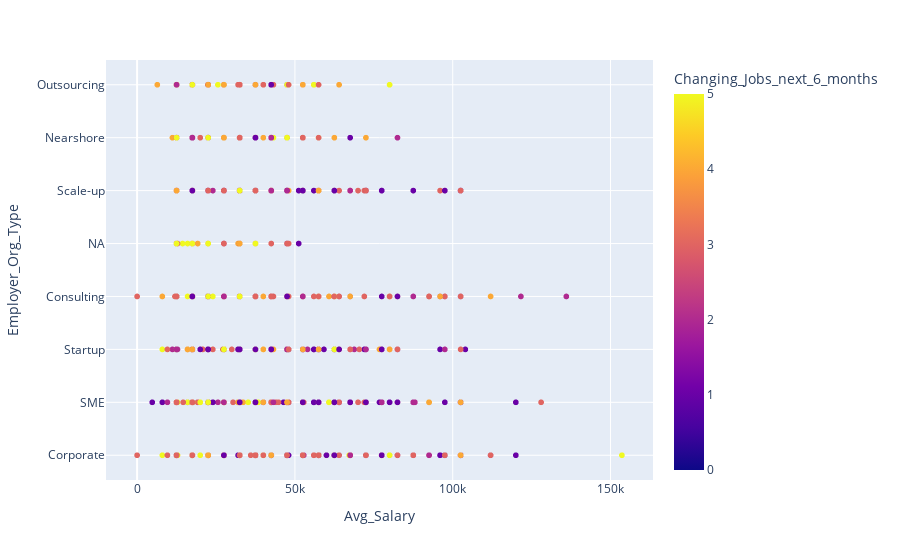

Notebook code for this chart:
### Code cell
fig_1=px.scatter(df,
                 x="Avg_Salary", 
                 y="Employer_Org_Type",
                 #facet_row="Employer_Size",
                 color="Changing_Jobs_next_6_months", 
                 category_orders={"Employer_Size":["Less than 10 employees",
                                                   "10 - 19 employees",
                                                   "20 - 99 employees",
                                                   "100 - 499 employees",
                                                   "500 - 999 employees",
                                                   "1000 - 4.999 employees",
                                                   "More than 5.000 employees"
                                                  ],
                                  "Changing_Jobs_next_6_months":["0","1","2","3","4","5"]
                                 },
                #height=2000
                )
#fig.update_layout(dict(showlegend=False))
fig_1.show()

### Figure 1 — Plotly figure (JSON) as saved in the notebook; plotly's stock layout.template omitted (floating-point values rounded to 4 significant figures; data arrays with more than 128 entries replaced by an {"elided": "..."} marker saying what was removed)
{"data": [{"hovertemplate": "Avg_Salary=%{x}<br>Employer_Org_Type=%{y}<br>Changing_Jobs_next_6_months=%{marker.color}<extra></extra>", "legendgroup": "", "marker": {"color": {"elided": "3365 int values"}, "coloraxis": "coloraxis", "symbol": "circle"}, "mode": "markers", "name": "", "showlegend": false, "type": "scattergl", "x": {"elided": "3365 int values"}, "xaxis": "x", "y": {"elided": "3365 str values"}, "yaxis": "y"}], "layout": {"coloraxis": {"colorbar": {"title": {"text": "Changing_Jobs_next_6_months"}}, "colorscale": [[0, "#0d0887"], [0.1111, "#46039f"], [0.2222, "#7201a8"], [0.3333, "#9c179e"], [0.4444, "#bd3786"], [0.5556, "#d8576b"], [0.6667, "#ed7953"], [0.7778, "#fb9f3a"], [0.8889, "#fdca26"], [1, "#f0f921"]]}, "legend": {"tracegroupgap": 0}, "margin": {"t": 60}, "xaxis": {"anchor": "y", "domain": [0, 1], "title": {"text": "Avg_Salary"}}, "yaxis": {"anchor": "x", "domain": [0, 1], "title": {"text": "Employer_Org_Type"}}}}
